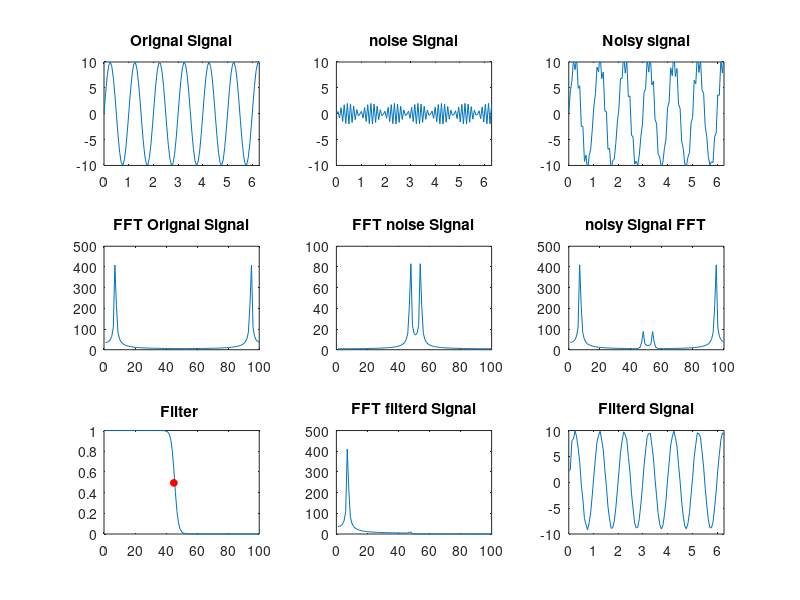

Source code (MATLAB):

%7. Butter worth low pass filter on sinusoid

%
% Filter
%
clear;clc;close all;
 
%% read data add noise
 
n=100;
A=10;
 
t = linspace(0,2*pi,n);
s = A*sin(2*pi*1*t);
 
nois = 0.2*A*sin(2*pi*1000*t);
% nois = 0.2*A*rand(1,n);
% nois = wgn(1,n,1);
sn = s + nois;
 
snfft = (fft(sn));
 
%% Filter
 
w = linspace(0,1*pi,n);
fc = 45;        % on the scale of 100 where n =100
wc = fc*pi/n;
N = 20;           % filter order
 
Hw = sqrt(1./(1+(w/wc).^(2*N)));
 
filtrd = snfft.*abs(Hw).^2;
 
 
figure;
subplot(331);
plot(t,s);title('Orignal Signal');axis([0 t(end) -A A]);
subplot(332);
plot(t,nois);title('noise Signal');axis([0 t(end) -A A]);
subplot(333);
plot(t,sn);title('Noisy signal');axis([0 t(end) -A A]);
subplot(334);
plot((abs((fft(s)))));title('FFT Orignal Signal');
subplot(335);
plot((abs((fft(nois)))));title('FFT noise Signal');
subplot(336);
plot((abs((snfft))));title('noisy Signal FFT');
subplot(337);
plot(abs(Hw).^2);title('Filter ');
Hwc = interp1(w,Hw,wc);
hold on; plot(fc,abs(Hwc).^2,'ro','markerfacecolor','r','markersize',5);
 
subplot(338);
plot(abs(filtrd));title('FFT filterd Signal');
subplot(339);
filtrd_rec = ifft(((filtrd)));
m = max(s);
recA = max(real(filtrd_rec));
fil_final = m*real(filtrd_rec)/recA;
plot(t,fil_final);title('Filterd Signal');axis([0 t(end) -A A]);



